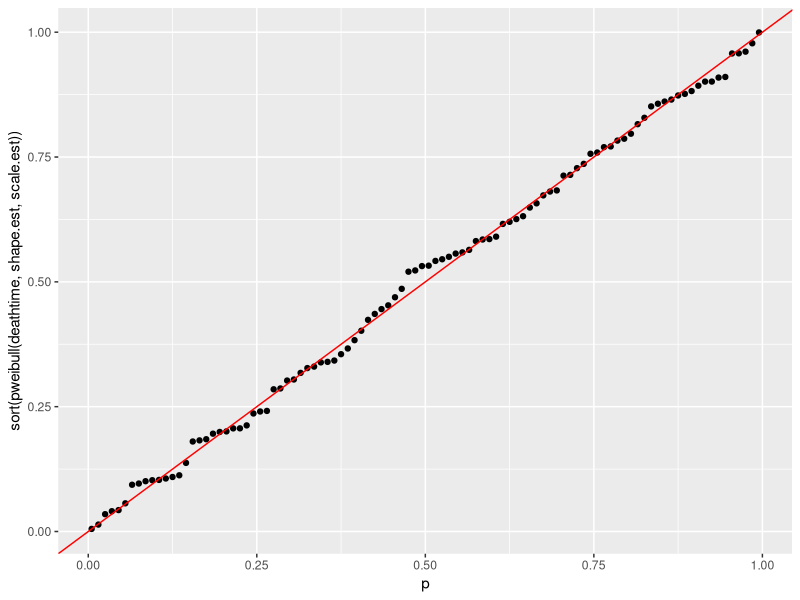
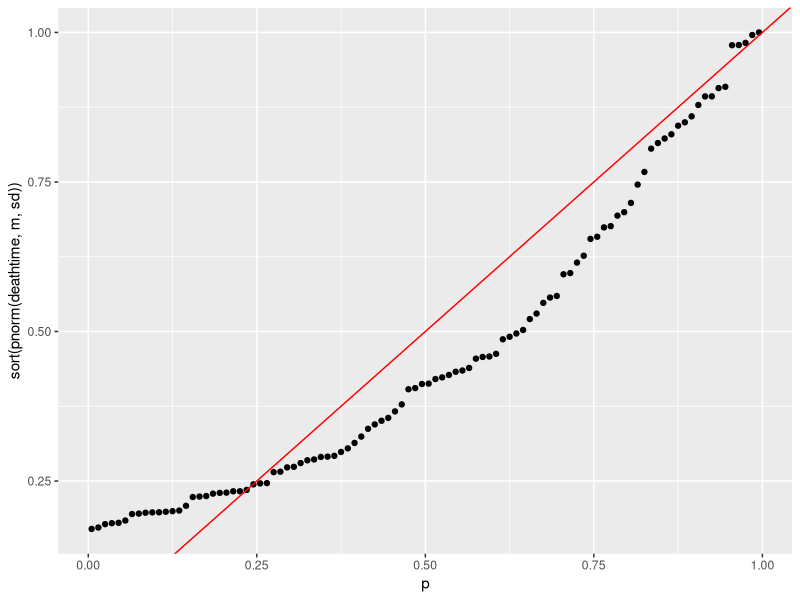

Here is the R script that generated these plots, in order:
#Probability PLot
library(ggplot2)
library(survival)
set.seed(123)
size = 100
df <- data.frame(deathtime = rweibull(size, shape = 1, scale = 2))
wei.fit <- survreg(Surv(df$deathtime) ~ 1, dist = "weibull")


shape.est <- 1/exp(wei.fit$icoef[2])
scale.est <- exp(wei.fit$icoef[1]) #The intercept

n <- nrow(df)
p <- (1 : n) / n - 0.5 / n

ggplot(df) + 
  geom_point(aes(x = p, y = sort(pweibull(deathtime, shape.est, scale.est))))+
  geom_abline(intercept = 0, slope = 1, color = "red")


m = mean(df$deathtime)
sd = sd(df$deathtime)

ggplot(df) + 
  geom_point(aes(x = p, y = sort(pnorm(deathtime, m, sd)))) +
  geom_abline(intercept = 0, slope = 1, color = "red")
  

             